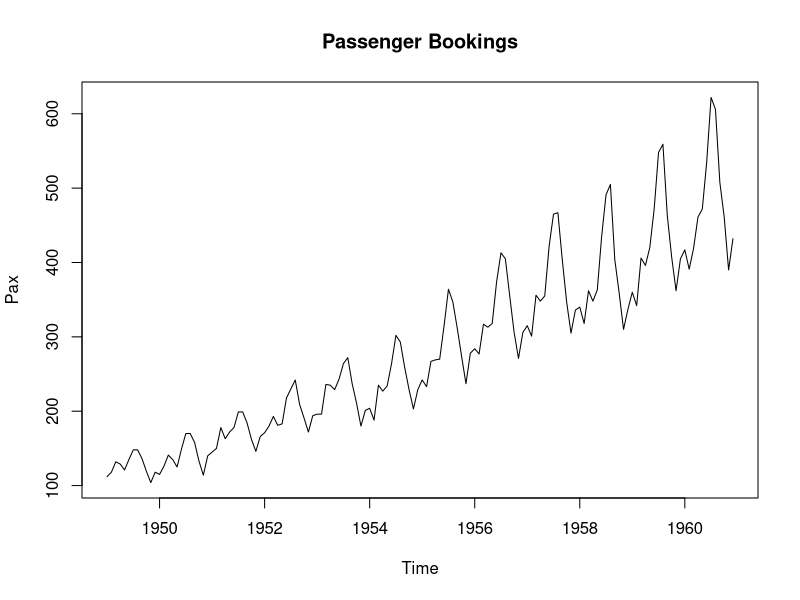
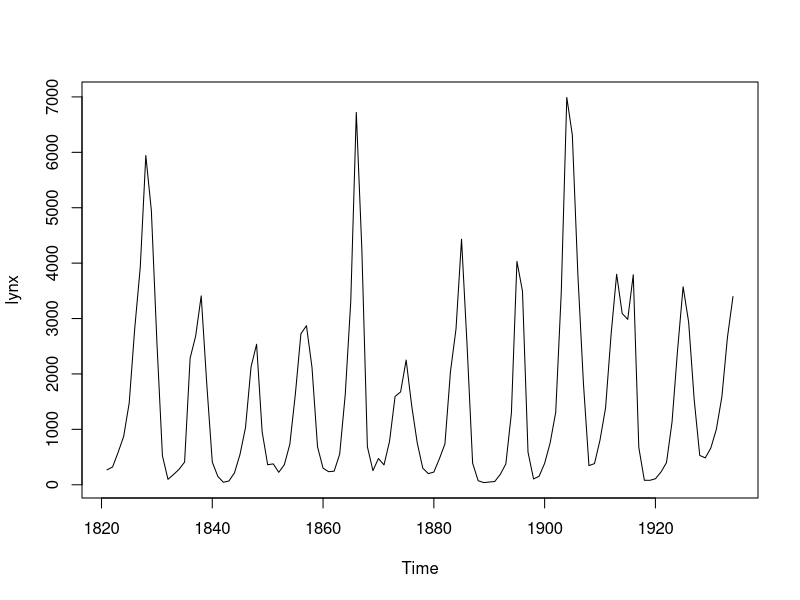

The R source for these figures, in order:
## Air Passenger Bookings 1949 - 1960 (PanAm)

data("AirPassengers")

# time-series
str(AirPassengers)

# plot
plot(AirPassengers, ylab='Pax', main='Passenger Bookings')

# ggplot
#ggplot(AirPassengers, aes(variable, value)) + geom_line() + xlab("") + ylab("")

## Lynx Trappings 1824 - 1934
data(lynx)

plot(lynx)


## L